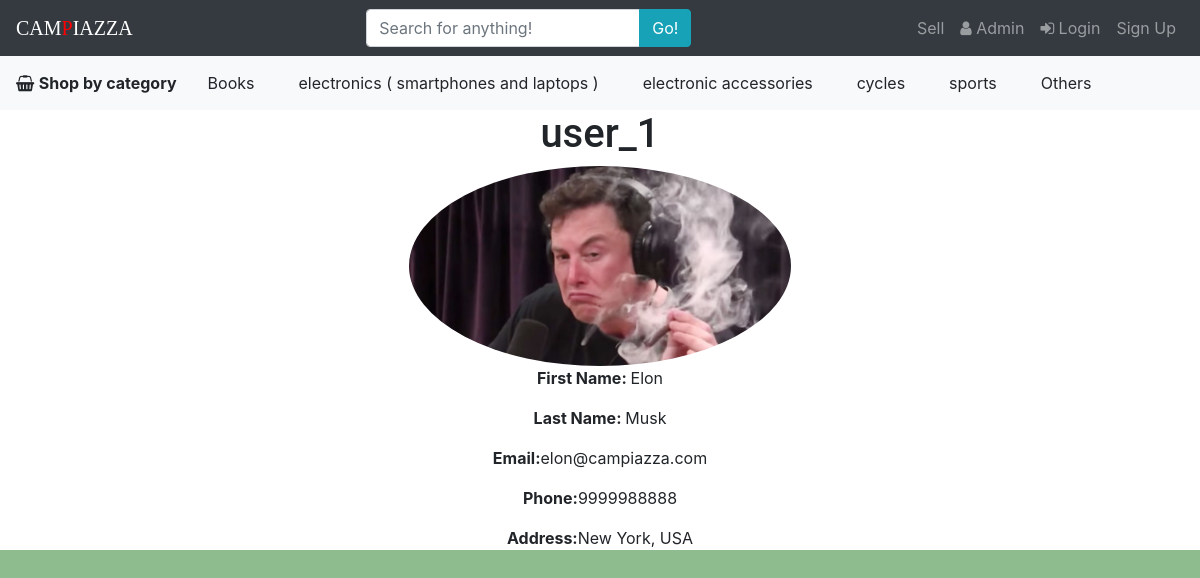
Screenshot of /shop/profile/14/ with the database file from the repository.
### shop/models.py (models this page shows)
class Profile(models.Model):
    user = models.OneToOneField(User, on_delete=models.CASCADE)
    prev_login = models.DateTimeField(blank=True,null=True)
    phone = models.BigIntegerField(blank=True, null=True)
    address = models.CharField(max_length=1000, blank=True)
    profile_pic = models.ImageField(default='avatar.jpg')

### shop/views.py (the view)
# urls.py: path('profile/<int:id>/',views.profile_view, name='profile'),
def profile_view(request, id):
    user = User.objects.get(id=id)
    profile = Profile.objects.get(user=user)
    return render(request, 'User/profile_page.html',
                  {'profile': profile,
                   'user_view': user,
                   'request': request,
                   'items': Item.objects.filter(buyer_id=request.user.id).order_by('-buy_time'),
                   'seller_items': Item.objects.filter(seller=user).order_by('-created_datetime')
                   })

### shop/templates/User/profile_page.html (shortened to what this page needs)
{% extends 'base.html' %}
{% block body %}
<div class="container-fluid text-center " style="background: white">
<h1>{{ user_view.username }}</h1>
<img class="rounded-circle mx-auto d-block" src="{{ profile.profile_pic.url }}" alt="User profile picture">
<p><strong>First Name: </strong>{{ user_view.first_name }}</p>
<p><strong>Last Name: </strong>{{ user_view.last_name }}</p>
<p><strong>Email:</strong>{{ user_view.email }}</p>
<p><strong>Phone:</strong>{{ profile.phone }}</p>
<p><strong>Address:</strong>{{ profile.address }}</p>
{% endblock %}

### shop/static/shop/base.css (style rules this page uses)
body { background: darkseagreen url("images/back-paper-2.jpg"); background-size: cover; }
h1 { font-family: "Roboto", sans-serif; }
.rounded-circle { max-height: 200px; }

### rows the page displays
Profile: profile_pic (picture), phone "9999988888", address "New York, USA"

### other values shown
{{ user_view.username }} "user_1"
{{ user_view.first_name }} "Elon"
{{ user_view.last_name }} "Musk"
{{ user_view.email }} "elon@campiazza.com"
